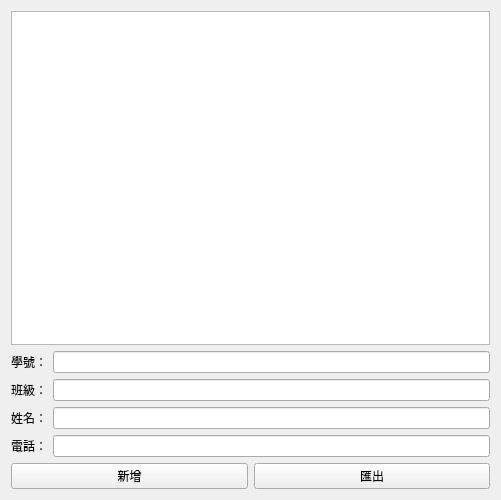
<?xml version="1.0" encoding="UTF-8"?>
<ui version="4.0">
 <class>MyWidget</class>
 <widget class="QWidget" name="MyWidget">
  <property name="geometry">
   <rect>
    <x>0</x>
    <y>0</y>
    <width>501</width>
    <height>500</height>
   </rect>
  </property>
  <property name="windowTitle">
   <string>MyWidget</string>
  </property>
  <layout class="QVBoxLayout" name="verticalLayout">
   <item>
    <widget class="QTableWidget" name="tableWidget"/>
   </item>
   <item>
    <layout class="QGridLayout" name="gridLayout">
     <item row="0" column="0">
      <widget class="QLabel" name="label">
       <property name="text">
        <string>學號：</string>
       </property>
      </widget>
     </item>
     <item row="0" column="1">
      <widget class="QLineEdit" name="lineEdit"/>
     </item>
     <item row="1" column="0">
      <widget class="QLabel" name="label_2">
       <property name="text">
        <string>班級：</string>
       </property>
      </widget>
     </item>
     <item row="1" column="1">
      <widget class="QLineEdit" name="lineEdit_2"/>
     </item>
     <item row="2" column="0">
      <widget class="QLabel" name="label_3">
       <property name="text">
        <string>姓名：</string>
       </property>
      </widget>
     </item>
     <item row="2" column="1">
      <widget class="QLineEdit" name="lineEdit_3"/>
     </item>
     <item row="3" column="0">
      <widget class="QLabel" name="label_4">
       <property name="text">
        <string>電話：</string>
       </property>
      </widget>
     </item>
     <item row="3" column="1">
      <widget class="QLineEdit" name="lineEdit_4"/>
     </item>
    </layout>
   </item>
   <item>
    <layout class="QHBoxLayout" name="horizontalLayout">
     <item>
      <widget class="QPushButton" name="pushButton">
       <property name="text">
        <string>新增</string>
       </property>
      </widget>
     </item>
     <item>
      <widget class="QPushButton" name="pushButton_2">
       <property name="text">
        <string>匯出</string>
       </property>
      </widget>
     </item>
    </layout>
   </item>
  </layout>
 </widget>
 <resources/>
 <connections/>
</ui>
